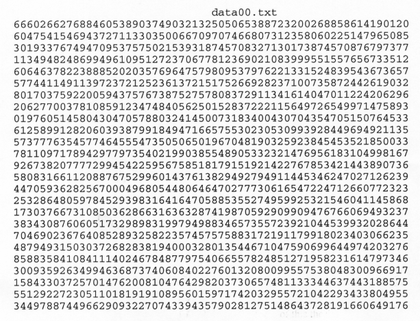
%> input picture Co-relation_and_matching_pixels/part_4(bonus)/data00.pgm, 420 x 321 px, shrunk from 613 x 469 before the run
$ octave norm_corr_fft_file.m   (GNU Octave 9; MATLAB toolbox functions it lacks are replaced by stand-ins)
%> lines starting %> are read from the running program, lines starting %| are printed output that depends on the picture
%{
This program produces a text file (out.txt) to match
the source.txt (data00.txt or data01.txt) file used to generate the image.
You can check your results with the included python script (check.py).
%}

clear;
pkg load image;
tic();

% Reading and inverting the input image.
f = double(255-imread("data00.pgm"));
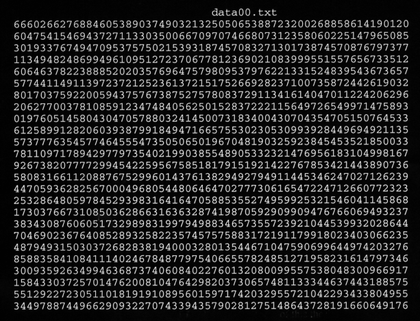
%> f: size 321x420 double; min 0, max 238, mean 37.1

% Remove the top region (the file name) from the input image.
[f_h f_w] = size(f);
%> f_h = 321; f_w = 420
f = f(25:1:f_h,1:1:f_w);
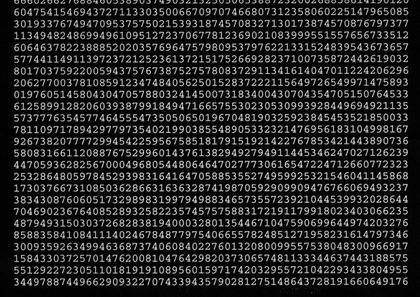
%> f: size 297x420 double; min 0, max 238, mean 39

% Convert 'f' into binary image using dynamic threshold value.
bin_img = im2bw(uint8(f),graythresh(uint8(f)));
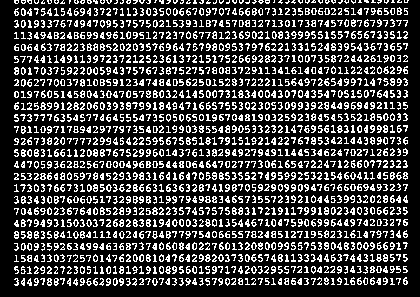
%> bin_img: size 297x420 logical; 25% white in thin lines or dots

% Labeling the connected components in the 'bin_image'.
[label_image number_of_com] = bwlabel(bin_img,8);
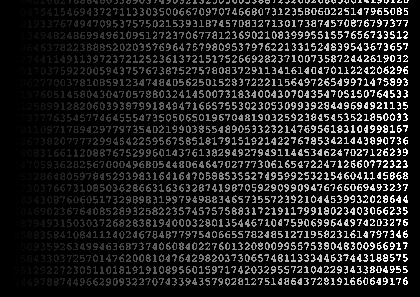
%> label_image: size 297x420 double; min 0, max 1500, mean 187.3; drawn with min black and max white
%> number_of_com = 1500


%{
At each iteration, I crop one digit from the input image and do normalized
correlation (in frequency domain) with each template (0 - 9).
Store the best macthed (maximum correlation among ten) digit value and its locations.
%}
for L = 1:1: number_of_com

  % Croping a single digit from the input image.
  [row col] = find(label_image == L);
%> row = [1; 2; 3; 1; 2; 3; 4; 1; 4; 1; 4; 1; 2; 3]; col = [15; 15; 15; 16; 16; 16; 16; 17; 17; 18; 18; 19; 19; 19]
  f_digit = f(min(row):max(row), min(col):max(col));
%> f_digit = [128 175 77 125 124; 133 95 0 13 154; 81 148 24 63 161; 4 90 137 136 62]


  % Normalied version (F_norm) of the cropped digit.
  f_sq_sum = sqrt(sum((f_digit .^ 2)(:)));
%> f_sq_sum = 492.6
  f_norm = f_digit ./ f_sq_sum;
%> f_norm = [0.26 0.355 0.156 0.254 0.252; 0.27 0.193 0 0.0264 0.313; 0.164 0.3 0.0487 0.128 0.327; 0.00812 0.183 0.278 0.276 0.126]
  F_norm = fft2(f_norm);
  [f_height f_width] = size(F_norm);
%> f_height = 4; f_width = 5

  max_value = 0;

  for i = 0:1:9

    % Reading a template.
%> (the run ends here)

$ run again, with Co-relation_and_matching_pixels/part_4(bonus)/data01.pgm copied over Co-relation_and_matching_pixels/part_4(bonus)/data00.pgm
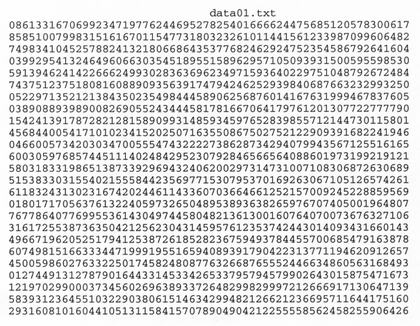
%> input picture Co-relation_and_matching_pixels/part_4(bonus)/data01.pgm, 420 x 326 px, shrunk from 605 x 469 before the run
%> `bin_img = im2bw(uint8(f),graythresh(uint8(f)));`:
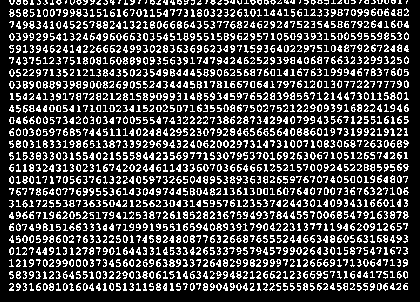
%> bin_img: size 302x420 logical; 25.1% white in thin lines or dots
%> `[label_image number_of_com] = bwlabel(bin_img,8);`:
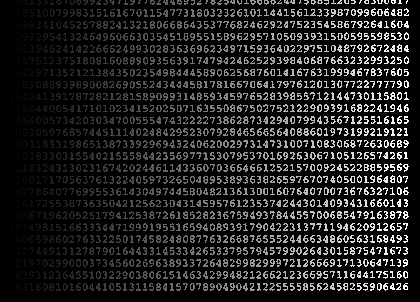
%> label_image: size 302x420 double; min 0, max 1500, mean 187.8; drawn with min black and max white
%> number_of_com = 1500
%> row = [1; 2; 1; 2; 3; 4; 4; 5; 4; 5; 1; 2; 3; 4; 1; 2]; col = [10; 10; 11; 11; 11; 11; 12; 12; 13; 13; 14; 14; 14; 14; 15; 15]
%> f_digit = [82 129 1 1 119 88; 81 127 1 1 123 91; 64 147 0 0 143 64; 16 144 77 80 145 17; 0 30 109 113 32 0]
%> f_sq_sum = 472.1
%> f_norm = [0.174 0.273 0.00212 0.00212 0.252 0.186; 0.172 0.269 0.00212 0.00212 0.261 0.193; 0.136 0.311 0 0 0.303 0.136; 0.0339 0.305 0.163 0.169 0.307 0.036; 0 0.0636 0.231 0.239 0.0678 0]
%> f_height = 5; f_width = 6
